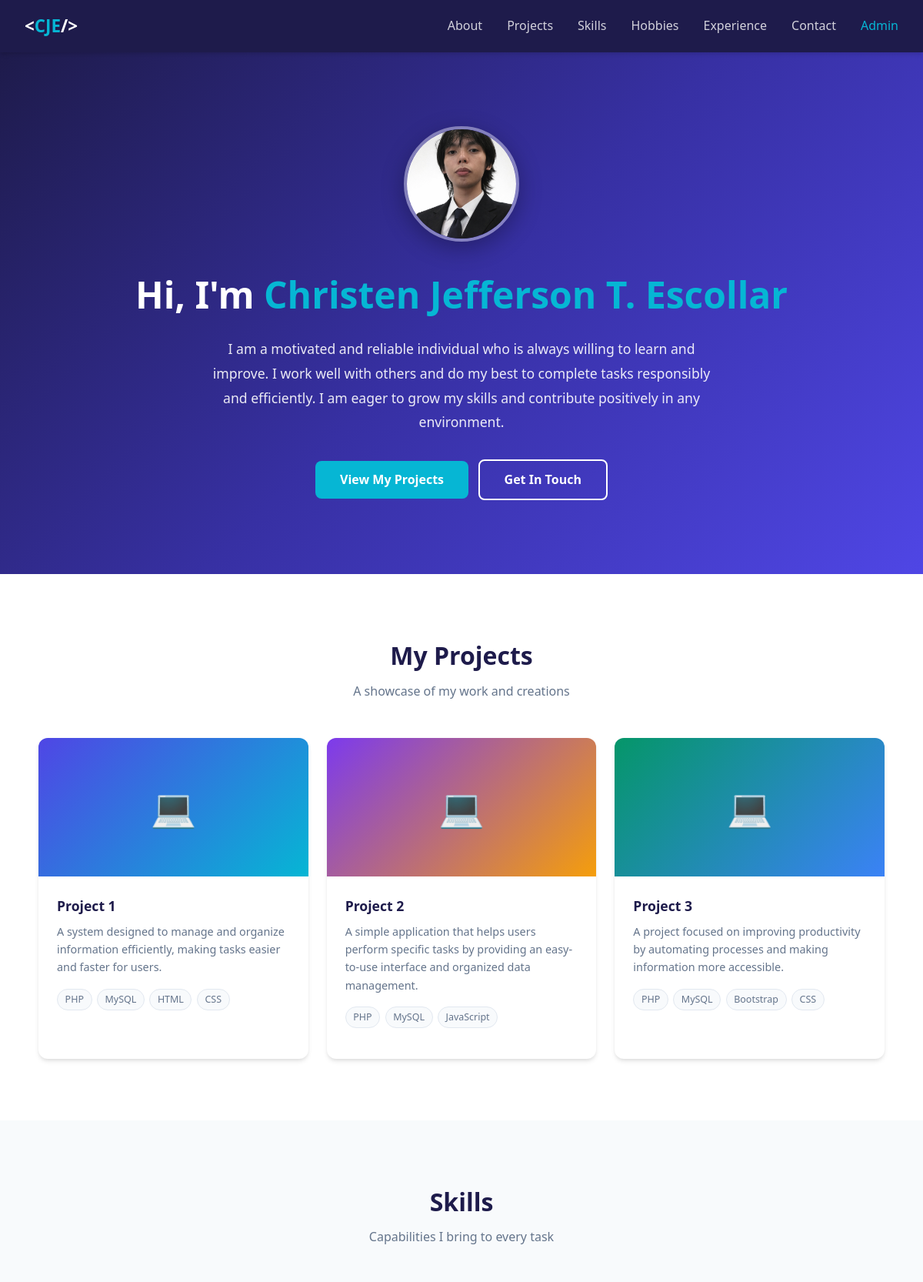
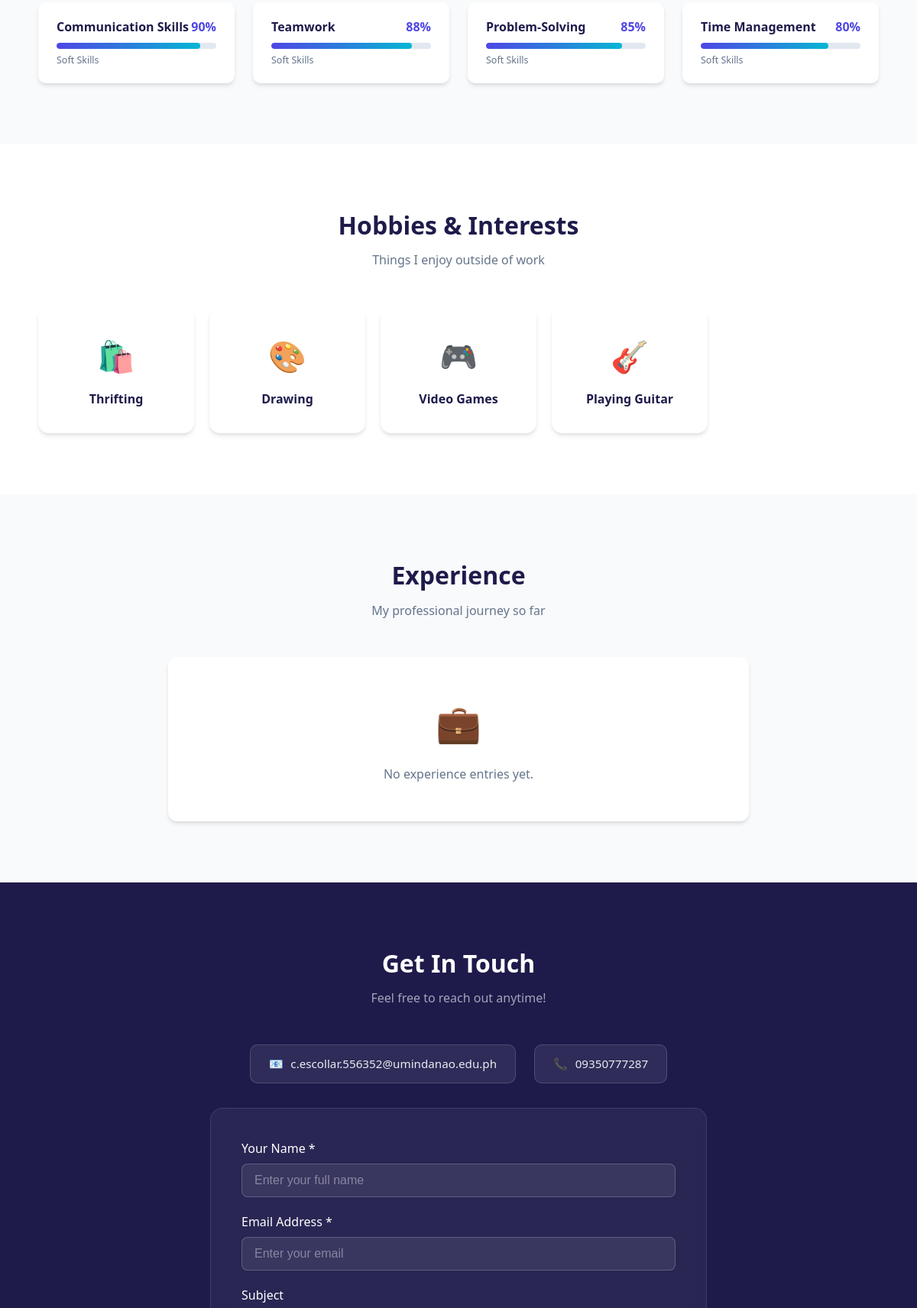
The page / (upper part) on the database its author committed (2 pictures, top to bottom).
### tables this page shows
CREATE TABLE users (
    id INT AUTO_INCREMENT PRIMARY KEY,
    username VARCHAR(100) NOT NULL UNIQUE,
    password VARCHAR(255) NOT NULL,
    full_name VARCHAR(150) NOT NULL,
    email VARCHAR(150) NOT NULL,
    bio TEXT,
    profile_image VARCHAR(255) DEFAULT NULL,
    created_at TIMESTAMP DEFAULT CURRENT_TIMESTAMP
);

CREATE TABLE projects (
    id INT AUTO_INCREMENT PRIMARY KEY,
    user_id INT NOT NULL,
    title VARCHAR(200) NOT NULL,
    description TEXT,
    technologies VARCHAR(255),
    project_url VARCHAR(255),
    github_url VARCHAR(255),
    image VARCHAR(255) DEFAULT NULL,
    is_featured TINYINT(1) DEFAULT 0,
    created_at TIMESTAMP DEFAULT CURRENT_TIMESTAMP,
    updated_at TIMESTAMP DEFAULT CURRENT_TIMESTAMP ON UPDATE CURRENT_TIMESTAMP,
    FOREIGN KEY (user_id) REFERENCES users(id) ON DELETE CASCADE
);

CREATE TABLE skills (
    id INT AUTO_INCREMENT PRIMARY KEY,
    user_id INT NOT NULL,
    skill_name VARCHAR(100) NOT NULL,
    skill_level INT DEFAULT 50,
    category VARCHAR(100) DEFAULT 'General',
    created_at TIMESTAMP DEFAULT CURRENT_TIMESTAMP,
    FOREIGN KEY (user_id) REFERENCES users(id) ON DELETE CASCADE
);

CREATE TABLE hobbies (
    id INT AUTO_INCREMENT PRIMARY KEY,
    user_id INT NOT NULL,
    hobby_name VARCHAR(100) NOT NULL,
    hobby_icon VARCHAR(10) DEFAULT '🎯',
    created_at TIMESTAMP DEFAULT CURRENT_TIMESTAMP,
    FOREIGN KEY (user_id) REFERENCES users(id) ON DELETE CASCADE
);

### index.php (the view, shortened to what this page needs)
<?php
require_once __DIR__ . '/includes/db.php';
$user        = $conn->query("SELECT * FROM users LIMIT 1")->fetch_assoc();
$uid         = $user['id'] ?? 1;
$projects    = $conn->query("SELECT * FROM projects WHERE user_id=$uid AND is_featured=1 ORDER BY created_at DESC LIMIT 6");
$skills      = $conn->query("SELECT * FROM skills WHERE user_id=$uid ORDER BY skill_level DESC");
$hobbies     = $conn->query("SELECT * FROM hobbies WHERE user_id=$uid ORDER BY id ASC");
?>
<!DOCTYPE html>
<html lang="en">
<head>
    <link rel="stylesheet" href="css/style.css">
</head>
<body>
<nav class="main-nav">
    <div class="logo">&lt;<span>CJE</span>/&gt;</div>
    <ul>
        <li><a href="#about">About</a></li>
        <li><a href="#projects">Projects</a></li>
        <li><a href="#skills">Skills</a></li>
        <li><a href="#hobbies">Hobbies</a></li>
        <li><a href="#experience">Experience</a></li>
        <li><a href="#contact">Contact</a></li>
        <li><a href="admin/login.php" style="color:var(--secondary);">Admin</a></li>
    </ul>
</nav>
<section class="hero" id="about">
    <div class="container">
        <img src="assets/uploads/<?= htmlspecialchars($user['profile_image'] ?? 'profile.png') ?>"
             alt="<?= htmlspecialchars($user['full_name']) ?>"
             style="width:150px;height:150px;border-radius:50%;object-fit:cover;
                    border:4px solid rgba(255,255,255,0.4);margin-bottom:1.5rem;
                    box-shadow:0 8px 30px rgba(0,0,0,0.3);">
        <h1>Hi, I'm <span><?= htmlspecialchars($user['full_name'] ?? 'Christen Jefferson T. Escollar') ?></span></h1>
        <p style="max-width:680px;margin:1rem auto 2rem;line-height:1.8;">
            <?= htmlspecialchars($user['bio'] ?? '') ?>
        </p>
        <a href="#projects" class="btn btn-secondary">View My Projects</a>
        <a href="#contact" class="btn btn-outline">Get In Touch</a>
    </div>
</section>
<section id="projects" style="background:var(--white);">
    <div class="container">
        <h2 class="section-title">My Projects</h2>
        <p class="section-subtitle">A showcase of my work and creations</p>
        <div class="cards-grid">
            <?php
            $gradients = ['#4f46e5,#06b6d4','#7c3aed,#f59e0b','#059669,#3b82f6'];
            $pNum = 0;
            while ($p = $projects->fetch_assoc()):
                $grad = $gradients[$pNum % 3];
                $pNum++;
            ?>
            <div class="card">
                <div class="card-img-placeholder"
                     style="background:linear-gradient(135deg,<?= $grad ?>);">💻</div>
                <div class="card-body">
                    <h3 class="card-title"><?= htmlspecialchars($p['title']) ?></h3>
                    <p class="card-text"><?= htmlspecialchars($p['description']) ?></p>
                    <div class="tags">
                        <?php foreach (explode(',', $p['technologies']) as $tech): ?>
                            <span class="tag"><?= htmlspecialchars(trim($tech)) ?></span>
                        <?php endforeach; ?>
                    </div>
                </div>
            </div>
            <?php endwhile; ?>
        </div>
    </div>
</section>
<section id="skills" style="background:var(--light-bg);">
    <div class="container">
        <h2 class="section-title">Skills</h2>
        <p class="section-subtitle">Capabilities I bring to every task</p>
        <div class="skills-grid">
            <?php while ($s = $skills->fetch_assoc()): ?>
            <div class="skill-card">
                <div class="skill-header">
                    <span class="skill-name"><?= htmlspecialchars($s['skill_name']) ?></span>
                    <span class="skill-pct"><?= $s['skill_level'] ?>%</span>
                </div>
                <div class="skill-bar">
                    <div class="skill-fill" style="width:<?= $s['skill_level'] ?>%"></div>
                </div>
                <small style="color:var(--text-light);font-size:0.78rem;margin-top:0.3rem;display:block;">
                    <?= htmlspecialchars($s['category']) ?>
                </small>
            </div>
            <?php endwhile; ?>
        </div>
    </div>
</section>
<section id="hobbies" style="background:var(--white);">
    <div class="container">
        <h2 class="section-title">Hobbies &amp; Interests</h2>
        <p class="section-subtitle">Things I enjoy outside of work</p>
        <div class="hobbies-grid">
            <?php while ($h = $hobbies->fetch_assoc()): ?>
            <div class="hobby-card">
                <span class="hobby-icon"><?= $h['hobby_icon'] ?></span>
                <span class="hobby-name"><?= htmlspecialchars($h['hobby_name']) ?></span>
            </div>
            <?php endwhile; ?>
        </div>
    </div>
</section>
<section id="experience" style="background:var(--light-bg);">
    <div class="container" style="max-width:760px;">
        <h2 class="section-title">Experience</h2>
        <p class="section-subtitle">My professional journey so far</p>
        <?php
        $expResult = $conn->query("SELECT * FROM experiences WHERE user_id=$uid ORDER BY is_current DESC, start_date DESC");
        ?>
        <?php if ($expResult->num_rows > 0): ?>
        <div class="timeline">
            <?php while ($e = $expResult->fetch_assoc()): ?>
            <div class="timeline-item">
                <div class="timeline-date">
                    <?= date('M Y', strtotime($e['start_date'])) ?> &ndash;
                    <?= $e['is_current'] ? 'Present' : ($e['end_date'] ? date('M Y', strtotime($e['end_date'])) : '?') ?>
                    <?php if ($e['is_current']): ?><span class="current-badge">Current</span><?php endif; ?>
                </div>
                <div class="timeline-title"><?= htmlspecialchars($e['position']) ?></div>
                <div class="timeline-company"><?= htmlspecialchars($e['company']) ?></div>
                <p style="color:var(--text-light);font-size:0.9rem;margin-top:0.4rem;">
                    <?= nl2br(htmlspecialchars($e['description'])) ?>
                </p>
            </div>
            <?php endwhile; ?>
        </div>
        <?php else: ?>
        <div style="text-align:center;padding:3rem;background:var(--white);border-radius:12px;box-shadow:var(--shadow);">
            <span style="font-size:3rem;">💼</span>
            <p style="color:var(--text-light);margin-top:1rem;">No experience entries yet.</p>
        </div>
        <?php endif; ?>
    </div>
</section>
<section class="contact-section" id="contact">
    <div class="container">
        <h2 class="section-title">Get In Touch</h2>
        <p class="section-subtitle">Feel free to reach out anytime!</p>
        <div class="contact-info">
            <div class="contact-info-item">
                <span>📧</span>
                <a href="mailto:c.escollar.556352@umindanao.edu.ph"
                   style="color:inherit;">c.escollar.556352@umindanao.edu.ph</a>
            </div>
            <div class="contact-info-item">
                <span>📞</span>
                <a href="tel:09350777287" style="color:inherit;">09350777287</a>
            </div>
        </div>
        <form class="contact-form" method="POST">
            <div class="form-group">
                <label>Your Name *</label>
                <input type="text" name="name" placeholder="Enter your full name" required>
            </div>
            <div class="form-group">
                <label>Email Address *</label>
                <input type="email" name="email" placeholder="Enter your email" required>
            </div>
            <div class="form-group">
                <label>Subject</label>
            </div>
        </form>
    </div>
</section>
</body>
</html>

### index.php (style rules this page uses)
html { scroll-behavior: smooth; }
.hobbies-grid { display: grid; grid-template-columns: repeat(auto-fill, minmax(180px, 1fr)); gap: 1.25rem; }
.hobby-card { background: var(--white); border-radius: 14px; padding: 2rem 1rem; text-align: center; box-shadow: var(--shadow); transition: transform 0.2s, box-shadow 0.2s; }
.hobby-icon { font-size: 2.5rem; margin-bottom: 0.75rem; display: block; }
.hobby-name { font-weight: 600; color: var(--dark); font-size: 1rem; }
.contact-info { display: flex; justify-content: center; gap: 1.5rem; flex-wrap: wrap; margin-bottom: 2rem; }
.contact-info-item { background: rgba(255,255,255,0.08); border: 1px solid rgba(255,255,255,0.15); border-radius: 10px; padding: 0.75rem 1.5rem; display: flex; align-items: center; gap: 0.6rem; color: rgba(255,255,255,0.9); font-size: 0.95rem; }

### rows shown on the page
users: profile_image (placeholder picture), full_name "Christen Jefferson T. Escollar", bio "I am a motivated and reliable individual who is always willing to learn and improve. I work well with others and do my best to complete tasks responsibly and efficiently. I am eager to grow my skills and contribute positively in any environment."
projects: title "Project 1", description "A system designed to manage and organize information efficiently, making tasks easier and faster for users.", technologies "PHP", technologies "MySQL", technologies "HTML", technologies "CSS"
projects: title "Project 2", description "A simple application that helps users perform specific tasks by providing an easy-to-use interface and organized data management.", technologies "PHP", technologies "MySQL", technologies "JavaScript"
projects: title "Project 3", description "A project focused on improving productivity by automating processes and making information more accessible.", technologies "PHP", technologies "MySQL", technologies "Bootstrap", technologies "CSS"
skills: skill_name "Communication Skills", skill_level "90", category "Soft Skills"
skills: skill_name "Teamwork", skill_level "88", category "Soft Skills"
skills: skill_name "Problem-Solving", skill_level "85", category "Soft Skills"
skills: skill_name "Time Management", skill_level "80", category "Soft Skills"
hobbies: hobby_icon "🛍️", hobby_name "Thrifting"
hobbies: hobby_icon "🎨", hobby_name "Drawing"
hobbies: hobby_icon "🎮", hobby_name "Video Games"
hobbies: hobby_icon "🎸", hobby_name "Playing Guitar"
